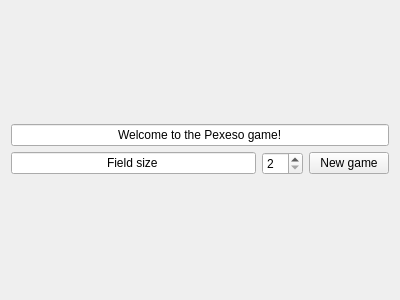
<?xml version="1.0" encoding="UTF-8"?>
<ui version="4.0">
 <class>MainWindow</class>
 <widget class="QMainWindow" name="MainWindow">
  <property name="geometry">
   <rect>
    <x>0</x>
    <y>0</y>
    <width>400</width>
    <height>300</height>
   </rect>
  </property>
  <property name="windowTitle">
   <string>MainWindow</string>
  </property>
  <widget class="QWidget" name="centralWidget">
   <layout class="QGridLayout" name="mainLayout">
    <item row="0" column="0">
     <layout class="QGridLayout" name="settingsLayout">
      <item row="0" column="0" colspan="4">
       <widget class="QLineEdit" name="statusText">
        <property name="text">
         <string>Welcome to the Pexeso game!</string>
        </property>
        <property name="alignment">
         <set>Qt::AlignCenter</set>
        </property>
        <property name="readOnly">
         <bool>true</bool>
        </property>
       </widget>
      </item>
      <item row="1" column="1">
       <widget class="QSpinBox" name="sizeSpinBox">
        <property name="minimum">
         <number>2</number>
        </property>
        <property name="maximum">
         <number>10</number>
        </property>
        <property name="singleStep">
         <number>2</number>
        </property>
       </widget>
      </item>
      <item row="1" column="2" colspan="2">
       <widget class="QPushButton" name="newGameButton">
        <property name="text">
         <string>New game</string>
        </property>
       </widget>
      </item>
      <item row="1" column="0">
       <widget class="QLineEdit" name="sizeText">
        <property name="text">
         <string>Field size</string>
        </property>
        <property name="maxLength">
         <number>10</number>
        </property>
        <property name="alignment">
         <set>Qt::AlignCenter</set>
        </property>
        <property name="readOnly">
         <bool>true</bool>
        </property>
       </widget>
      </item>
     </layout>
    </item>
    <item row="1" column="0">
     <layout class="QGridLayout" name="buttonLayout"/>
    </item>
   </layout>
  </widget>
 </widget>
 <layoutdefault spacing="6" margin="11"/>
 <resources/>
 <connections/>
</ui>
